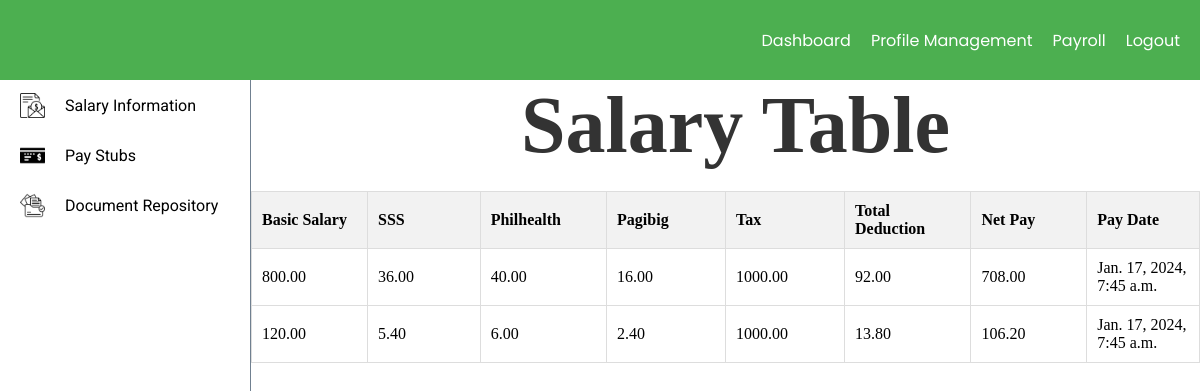
Page /emp_view (signed in) on the committed database.
### myapp/models.py (models this page shows)
class SalaryInfo(models.Model):
    username = models.CharField(max_length=255)
    employmentType = models.CharField(max_length=100, default='regular')
    basic_salary = models.DecimalField(max_digits=20, decimal_places=2)
    sss = models.DecimalField(max_digits=20, decimal_places=2)
    philhealth = models.DecimalField(max_digits=20, decimal_places=2)
    pagibig = models.DecimalField(max_digits=20, decimal_places=2)
    tax = models.DecimalField(max_digits=20, decimal_places=2)
    total_deduction = models.DecimalField(max_digits=20, decimal_places=2)
    netpay = models.DecimalField(max_digits=20, decimal_places=2)
    date_saved = models.DateTimeField(auto_now_add=True)

### myapp/views.py (the view)
# urls.py: path("emp_view", views.emp_view, name="emp_view"),
def emp_view(request):
    username = request.session.get('username')
    request.session['username'] = username
    if username:
        salaries = SalaryInfo.objects.filter(username=username)
        return render(request, 'user/user.html', {'salaries': salaries})
    else:
        return render(request, 'user/user.html', {'error_message': 'Username not found in session'})

### myapp/templates/user/user.html (shortened to what this page needs)
<!DOCTYPE html>
<html lang="en">
<head>
    {% load static %}
    <link rel="stylesheet" href="{% static 'css/style.css' %}">
    <link rel="stylesheet" href="{% static 'css/navbar.css' %}">
    <link rel="stylesheet" href="{% static 'css/dashboard.css' %}">
    <link rel="stylesheet" href="{% static 'css/user.css' %}">
</head>
<body>
    <nav>
            <ul class="navbar-ul">
                <li>
                    <a href="{% url 'emp_view' %}">Dashboard</a>
                </li>
                <li>
                    <a href="{% url 'update_info' %}">Profile Management</a>
                </li>
                <li>
                    <a href="{% url 'view_calculation' %}">Payroll</a>
                </li>
                <li>
                    <a href="{% url 'user_login' %}">Logout</a>
                </li>
            </ul>
    </nav>
   <div class="page-content">
    <aside class="aside-content">
        <ul class="aside-nav">
            <li>
                <a class="aside-nav-items" href="{% url 'emp_view' %}">
                    <img class="sidenav-logo" src="{% static 'images/salary.png' %}" alt="logo">
                    Salary Information
                </a>
            </li>
            <li>
                <a class="aside-nav-items" href="{% url 'user_stub' %}">
                    <img class="sidenav-logo" src="{% static 'images/bank-check.png' %}" alt="logo">
                    Pay Stubs
                </a>
            </li>
            <li>
                <a class="aside-nav-items" href="{% url 'doc_repo' %}">
                    <img class="sidenav-logo" src="{% static 'images/documentation.png' %}" alt="logo">
                    Document Repository
                </a>
            </li>
        </ul>
    </aside>
    <div class="dashboard-content">
        <h1>Salary Table</h1>
        <table border="1">
            <thead>
                <tr>
                    <th>Basic Salary</th>
                    <th>SSS</th>
                    <th>Philhealth</th>
                    <th>Pagibig</th>
                    <th>Tax</th>
                    <th>Total Deduction</th>
                    <th>Net Pay</th>
                    <th>Pay Date</th>
                </tr>
            </thead>
            <tbody>
                {% for salary in salaries %}
                    <tr>
                        <td>{{ salary.basic_salary }}</td>
                        <td>{{ salary.sss }}</td>
                        <td>{{ salary.philhealth }}</td>
                        <td>{{ salary.pagibig }}</td>
                        <td>{{ salary.tax }}</td>
                        <td>{{ salary.total_deduction }}</td>
                        <td>{{ salary.netpay }}</td>
                        <td>{{ salary.date_saved }}</td>
                    </tr>
                {% endfor %}
            </tbody>
        </table>
    </div>
</div>
</body>
</html>

### myapp/static/css/style.css (style rules this page uses)
* { box-sizing: border-box; margin: 0; padding: 0; }
body { display: flex; flex-direction: column; }
nav { width: 100vw; height: 80px; background-color: #4CAF50; display: flex; flex-direction: row; justify-content: space-between; }
.navbar-ul { display: flex; justify-content: space-between; flex-direction: row; align-items: center; gap: 20px; margin-right: 20px; color: white; }
li { list-style-type: none; font-size: medium; color: white; }
a { text-decoration: none; color: white; font-family: 'Poppins', sans-serif; }

### myapp/static/css/navbar.css (style rules this page uses)
* { box-sizing: border-box; padding: 0; margin: 0; }
.page-content { height: calc(100vh - 160px); width: 100vw; display: flex; flex-direction: row; }
.aside-content { height: calc(100vh - 80px); width: 250px; }
.aside-nav { display: flex; flex-direction: column; }
.aside-nav-items { list-style-type: none; width: 250px; height: 50px; display: flex; justify-content: flex-start; align-items: center; font-family: 'Roboto', sans-serif; color: black; align-self: flex-start; margin-left: 20px; }
.sidenav-logo { height: 25px; width: 25px; margin-right: 20px; }
a { text-decoration: none; }

### myapp/static/css/dashboard.css (style rules this page uses)
.dashboard-content { height: calc(100vh - 80px); border-left: solid 1px; border-color: slategray; }

### myapp/static/css/user.css (style rules this page uses)
.dashboard-content h1 { color: #333; display: flex; justify-content: center; align-items: flex-start; margin-left: 20px; font-size: 80px; }
table { width: 100%; border-collapse: collapse; margin-top: 20px; }
th, td { border: 1px solid #ddd; padding: 10px; text-align: left; width: 150px; }
th { background-color: #f2f2f2; }

### rows in the picture
SalaryInfo: basic_salary "800.00", sss "36.00", philhealth "40.00", pagibig "16.00", tax "1000.00", total_deduction "92.00", netpay "708.00", date_saved "Jan. 17, 2024, 7:45 a.m."
SalaryInfo: basic_salary "120.00", sss "5.40", philhealth "6.00", pagibig "2.40", tax "1000.00", total_deduction "13.80", netpay "106.20", date_saved "Jan. 17, 2024, 7:45 a.m."
